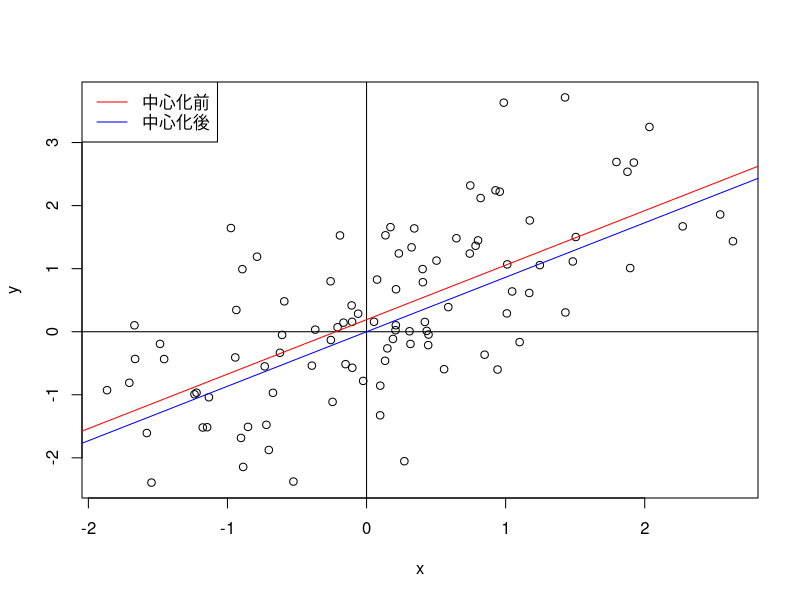

Source code (R):
# Clear environment
rm(list = ls())

# Chapter1 e.g.19
# 最小二乗法の切片と傾きを求める関数min_sq
min_sq <- function(x, y) {
  x_bar <- mean(x)
  y_bar <- mean(y)
  beta_1 <- sum((x - x_bar) * (y - y_bar)) / sum((x - x_bar)^2)
  beta_0 <- y_bar - beta_1 * x_bar
  return(list(a = beta_0, b = beta_1))
}

a <- rnorm(1); b <- rnorm(1) # 直線の係数をランダムに生成
N <- 100
x <- rnorm(N); y <- a * x + b + rnorm(N) # 直線の周りの点をランダムに生成
plot(x, y); abline(h = 0); abline(v = 0) # 点のプロット

min_sq_bf <- min_sq(x, y)
abline(min_sq_bf$a, min_sq_bf$b, col = "red") #中心化前の直線

x <- x - mean(x); y <- y - mean(y) # 中心化
min_sq_af <- min_sq(x, y)
abline(min_sq_af$a, min_sq_af$b, col = "blue") # 中心化後の直線

legend("topleft", c("中心化前", "中心化後"),
       lty = 1,
       col = c("red", "blue")) # 凡例